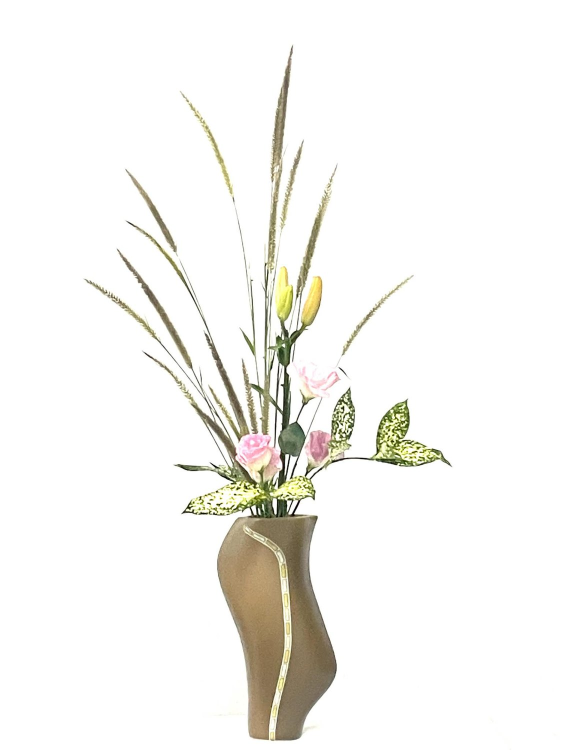
#> input picture assets/flower-grass.jpg, 1125 x 1500 px (shown at 1/2 size)
$ python -i prepare_assets.py   (imports and definitions only)
#> lines starting #> are read from the running program, lines starting #| are printed output that depends on the picture; after the words box and inside, x2 and y2 are one past the last pixel; in counts of white or black regions, pixels touching at a corner belong together
# -*- coding: utf-8 -*-
"""Prepare web images: resize travel photos, knock out studio-white ikebana backgrounds."""
from collections import deque
from pathlib import Path

import numpy as np
from PIL import Image, ImageFilter

ROOT = Path(r"c:\Users\jimmy\OneDrive\Desktop\ling")
OUT = ROOT / "site" / "assets"
# [1 line not run here, left out]

KNOCKOUT = {
    "花.jfif": "flower-grass.png",
    "花1.jfif": "flower-celosia.png",
    "夏至風動.jpg": "flower-summer.png",
    "S__127606789_0.jpg": "flower-arc.png",
    "S__127606790_0.jpg": "flower-purple.png",
    "S__127606792_0.jpg": "flower-pair.png",
    "S__127606793_0.jpg": "flower-fern.png",
    "S__127606794_0.jpg": "flower-gloriosa.png",
    "S__127606796_0.jpg": "flower-amaranth.png",
    "494039927_9699584523465071_3509318905873663089_n.jpg": "flower-iris.png",
}

PHOTOS = {
    "新年.jpg": "flower-newyear.jpg",
    "S__127606791_0.jpg": "flower-bird.jpg",
    "S__127606795_0.jpg": "flower-tropic.jpg",
    "S__229318670.jpg": "flower-field.jpg",
    "簡玲照片.jpg": "travel-boat.jpg",
    "20230917_222418+0800-669949_0.jpg": "travel-tea.jpg",
    "36937371_2199282186752754_7288049516895272960_n_0.jpg": "travel-cliff.jpg",
    "75366345_2643233965764048_2966974965833793536_n_0.jpg": "travel-stone.jpg",
    "UNADJUSTEDNONRAW_thumb_1e1d.jpg": "travel-sea.jpg",
}


# [7 lines left out: function limit, not called in this run]


def _bg_color(rgb):
    h, w, _ = rgb.shape
    border = np.concatenate([rgb[0], rgb[-1], rgb[:, 0], rgb[:, -1]], axis=0).astype(np.int16)
    lum = border.mean(axis=1)
    sat = border.max(axis=1) - border.min(axis=1)
    sample = border[(lum > np.percentile(lum, 65)) & (sat < 28)]
    if len(sample) < 20:
        sample = border
    return np.median(sample, axis=0)


def _flood(near):
    h, w = near.shape
    mask = np.zeros((h, w), dtype=np.uint8)
    q = deque()

    def push(y, x):
        if 0 <= y < h and 0 <= x < w and mask[y, x] == 0 and near[y, x]:
            mask[y, x] = 1
            q.append((y, x))

    for x in range(w):
        push(0, x)
        push(h - 1, x)
    for y in range(h):
        push(y, 0)
        push(y, w - 1)
    while q:
        y, x = q.popleft()
        push(y - 1, x)
        push(y + 1, x)
        push(y, x - 1)
        push(y, x + 1)
    return mask


def knockout(im, hard=10, punch_holes=False):
    rgb = np.asarray(im).astype(np.int16)
    h, w, _ = rgb.shape
    bg = _bg_color(rgb)
    delta = np.abs(rgb - bg).max(axis=2)
    sat = rgb.max(axis=2) - rgb.min(axis=2)
    near = (delta <= hard) & (sat <= 16)
    mask = _flood(near)
    if punch_holes:
        mask[(delta <= hard - 2) & (sat <= 14)] = 1

    alpha = np.full((h, w), 255, np.uint8)
    alpha[mask == 1] = 0
    # Nibble only the pale fringe that touches the removed background.
    zero = Image.fromarray(np.where(alpha == 0, 255, 0).astype(np.uint8), "L")
    touch = np.asarray(zero.filter(ImageFilter.MaxFilter(3))) > 0
    lum = rgb.mean(axis=2)
    fringe = touch & (alpha > 0) & (sat <= 18) & ((lum >= 236) | (delta <= hard + 6))
    alpha[fringe] = 0
    alpha_im = Image.fromarray(alpha, "L").filter(ImageFilter.GaussianBlur(radius=0.45))
    rgba = im.convert("RGBA")
    rgba.putalpha(alpha_im)
    ys, xs = np.where(np.asarray(alpha_im) > 18)
    if len(xs) == 0:
        return rgba
    pad = 24
    box = (
        max(0, int(xs.min()) - pad),
        max(0, int(ys.min()) - pad),
        min(w, int(xs.max()) + pad),
        min(h, int(ys.max()) + pad),
    )
    return rgba.crop(box)


# [60 lines left out: functions cut_portrait, main, not called in this run]


# [2 lines not run here, left out]

>>> from PIL import Image
>>> picture = Image.open('assets/flower-grass.jpg')
#> picture is the input picture: PIL image 1125x1500 RGB; mean R, G, B 245, 244, 240.4
>>> result = knockout(picture)
#> in _bg_color, `lum = border.mean(axis=1)`: lum = 5250 values, max 255 at index 0, min 245.3 at index 2145, mean 255
#> in _bg_color, `sat = border.max(axis=1) - border.min(axis=1)`: sat = 5250 values, max 2 at index 2141, min 0 at index 0, mean 0.00305
#> in _bg_color, `sample = border[(lum > np.percentile(lum, 65)) & (sat < 28)]`: sample = empty array
#> in knockout, `bg = _bg_color(rgb)`: bg = [255, 255, 255]
#> in knockout, `delta = np.abs(rgb - bg).max(axis=2)`:
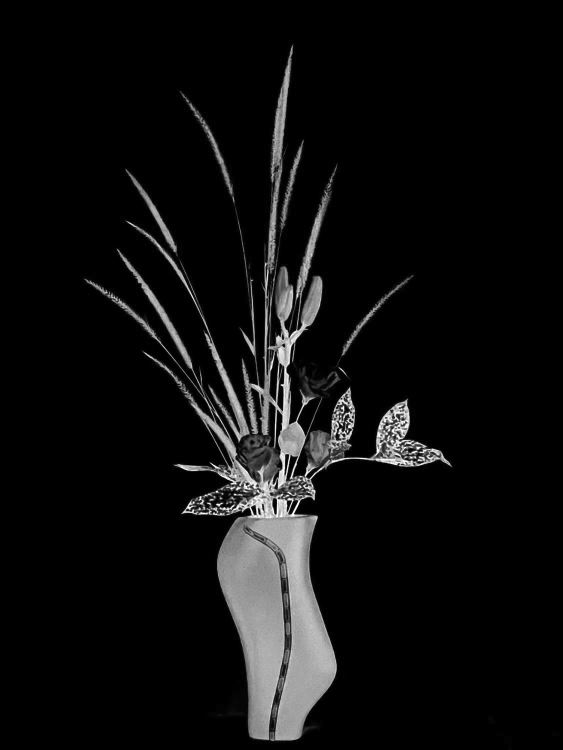
#> delta: shape (1500, 1125) float64 (shown at 1/2 size); min 0, max 255, mean 14.7
#> in knockout, `sat = rgb.max(axis=2) - rgb.min(axis=2)`:
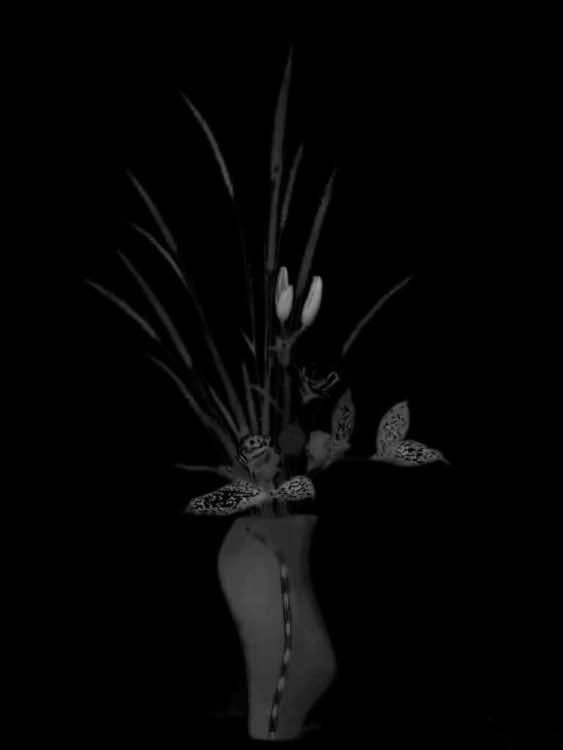
#> sat: shape (1500, 1125) int16 (shown at 1/2 size); min 0, max 158, mean 4.9
#> in knockout, `near = (delta <= hard) & (sat <= 16)`:
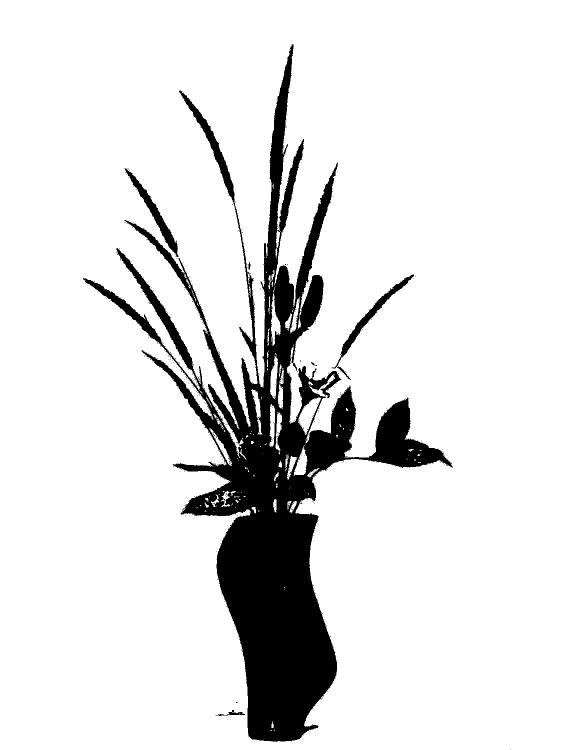
#> near: shape (1500, 1125) bool (shown at 1/2 size); 88.4% white; 408 black regions (401 under 20 px), largest, box (x1, y1, x2, y2) and area: (166, 88, 905, 1484) 190114, (250, 337, 357, 514) 2706, (663, 549, 828, 737) 2668
#> in knockout, `mask = _flood(near)`: mask: shape (1500, 1125); values 0 (black) and 1 (white), 87.7% white; 322 black regions (315 under 20 px), largest, box (x1, y1, x2, y2) and area: (166, 88, 905, 1484) 201203, (250, 337, 357, 514) 2707, (663, 549, 828, 737) 2671
#> in knockout, `touch = np.asarray(zero.filter(ImageFilter.MaxFilter(3))) > 0`: touch: shape (1500, 1125) bool; 88.8% white; 80 black regions (70 under 20 px), largest, box (x1, y1, x2, y2) and area: (255, 91, 903, 1482) 174250, (234, 498, 386, 741) 3371, (360, 182, 468, 403) 2570
#> in knockout, `lum = rgb.mean(axis=2)`:
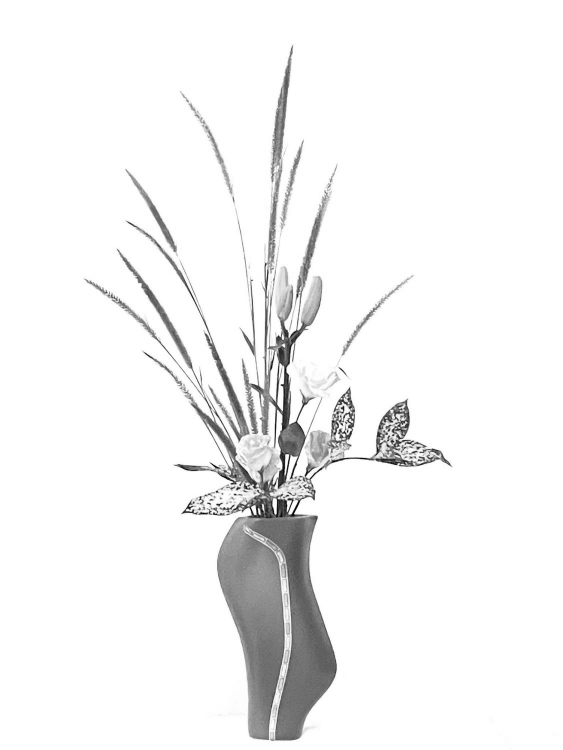
#> lum: shape (1500, 1125) float64 (shown at 1/2 size); min 0, max 255, mean 243.1
#> in knockout, `fringe = touch & (alpha > 0) & (sat <= 18) & ((lum >= 236) | (delta <=..`:
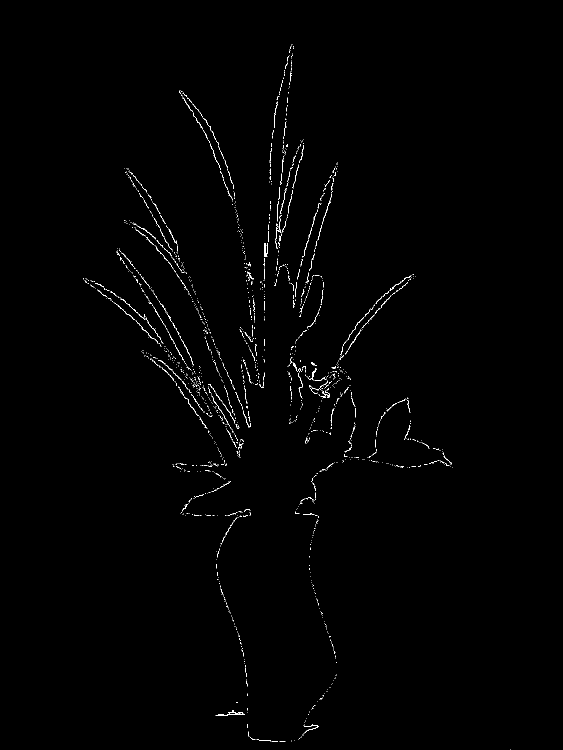
#> fringe: shape (1500, 1125) bool (shown at 1/2 size); 0.62% white in thin lines or dots, all inside (x1, y1, x2, y2) = (166, 88, 1021, 1500)
#> in knockout, `alpha_im = Image.fromarray(alpha, "L").filter(ImageFilter.GaussianBlur..`:
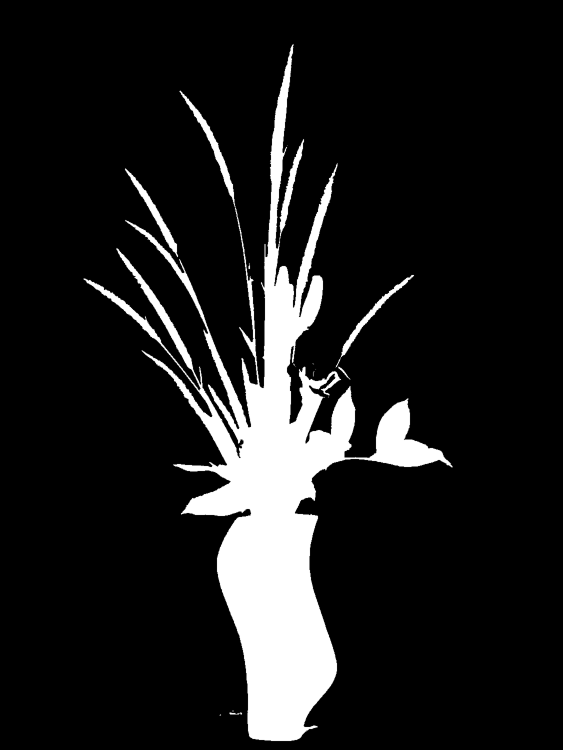
#> alpha_im: PIL image 1125x1500 L (shown at 1/2 size); min 0, max 255, mean 29.8
#> in knockout, `box = ( max(0, int(xs.min()) - pad), max(0, int(ys.min()) - pad), min(..`: box = (142, 63, 929, 1500)
#> in knockout, `return rgba.crop(box)`:
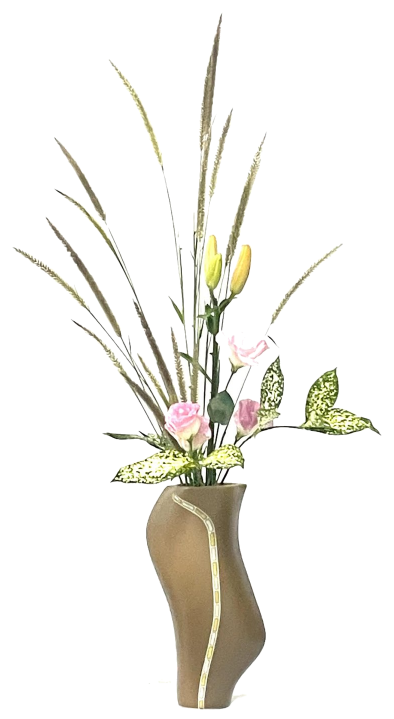
#> returned value: PIL image 787x1437 RGBA (shown at 1/2 size); mean R, G, B, A 240.1, 238.6, 233.2, 44.4; transparent parts drawn white

$ run again, on assets/flower-tropic.jpg
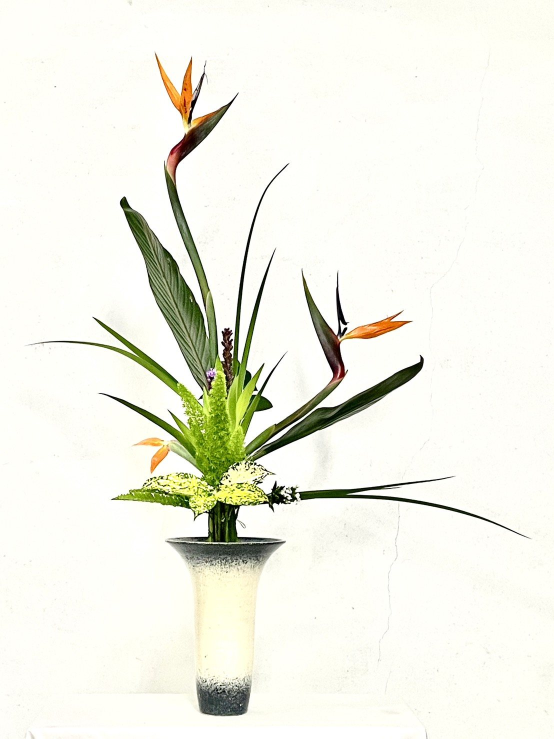
#> input picture assets/flower-tropic.jpg, 1108 x 1477 px (shown at 1/2 size)
#> picture is the input picture: PIL image 1108x1477 RGB; mean R, G, B 240.3, 240.9, 229.5
#> in _bg_color, `lum = border.mean(axis=1)`: lum = 5170 values, max 255 at index 1188, min 173 at index 1961, mean 251.3
#> in _bg_color, `sat = border.max(axis=1) - border.min(axis=1)`: sat = 5170 values, max 16 at index 254, min 0 at index 1188, mean 7.2
#> sample = 760 rows, first 8: [255, 255, 250], [255, 254, 250], [255, 254, 250], [255, 254, 250], [255, 254, 250], [255, 254, 250], [255, 254, 250], [255, 254, 252]
#> bg = [255, 255, 255]
#> in knockout, `near = (delta <= hard) & (sat <= 16)`:
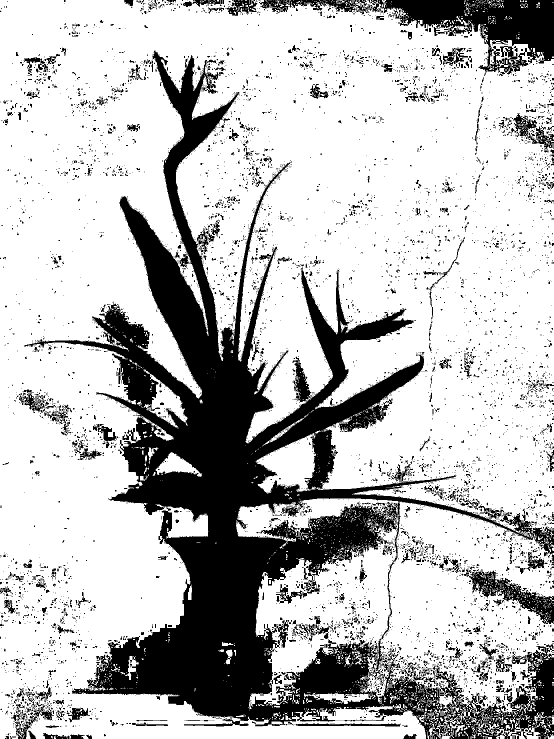
#> near: shape (1477, 1108) bool (shown at 1/2 size); 74.4% white; 6897 black regions (6338 under 20 px), largest, box (x1, y1, x2, y2) and area: (48, 101, 1108, 1477) 317211, (737, 0, 1108, 152) 25000, (928, 1138, 1108, 1248) 5532
#> mask: shape (1477, 1108); values 0 (black) and 1 (white), 71.9% white; 6732 black regions (6178 under 20 px), largest, box (x1, y1, x2, y2) and area: (48, 101, 1108, 1477) 351599, (737, 0, 1108, 152) 28632, (928, 1138, 1108, 1248) 6380
#> touch: shape (1477, 1108) bool; 77.5% white; 1299 black regions (1162 under 20 px), largest, box (x1, y1, x2, y2) and area: (75, 105, 1108, 1477) 315681, (756, 0, 1108, 144) 26388, (942, 1144, 1108, 1247) 5164
#> fringe: shape (1477, 1108) bool; 5% white in thin lines or dots
#> in knockout, `alpha_im = Image.fromarray(alpha, "L").filter(ImageFilter.GaussianBlur..`:
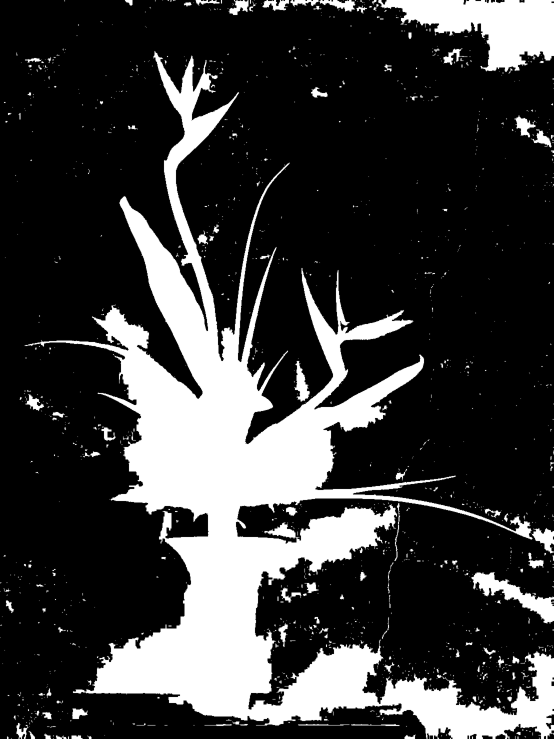
#> alpha_im: PIL image 1108x1477 L (shown at 1/2 size); min 0, max 255, mean 58.8
#> box = (0, 0, 1108, 1477)

$ run again, on assets/flower-amaranth.jpg
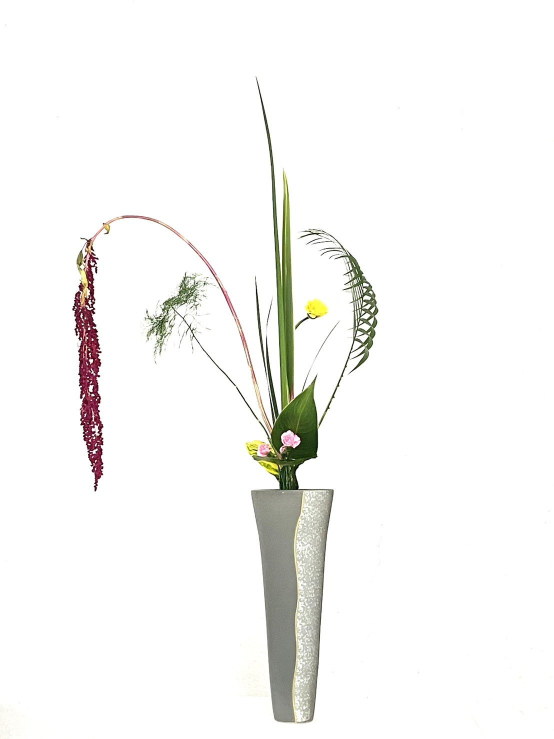
#> input picture assets/flower-amaranth.jpg, 1108 x 1477 px (shown at 1/2 size)
#> picture is the input picture: PIL image 1108x1477 RGB; mean R, G, B 246.1, 245.8, 244.1
#> in _bg_color, `lum = border.mean(axis=1)`: lum = 5170 values, max 255 at index 0, min 236.3 at index 3687, mean 254.8
#> in _bg_color, `sat = border.max(axis=1) - border.min(axis=1)`: sat = 5170 values, max 13 at index 3686, min 0 at index 0, mean 0.247
#> sample = empty array
#> bg = [255, 255, 255]
#> near: shape (1477, 1108) bool; 91.5% white; 762 black regions (751 under 20 px), largest, box (x1, y1, x2, y2) and area: (144, 152, 760, 1450) 135744, (483, 1342, 540, 1394) 1166, (0, 1413, 25, 1477) 756
#> mask: shape (1477, 1108); values 0 (black) and 1 (white), 90.4% white; 631 black regions (622 under 20 px), largest, box (x1, y1, x2, y2) and area: (144, 152, 760, 1450) 154213, (483, 1342, 540, 1394) 1225, (0, 1413, 25, 1477) 867
#> touch: shape (1477, 1108) bool; 91.3% white; 59 black regions (54 under 20 px), largest, box (x1, y1, x2, y2) and area: (145, 174, 758, 1448) 140659, (495, 1348, 538, 1393) 686, (0, 1415, 23, 1477) 582, (493, 1344, 502, 1359) 33, (524, 1370, 530, 1376) 20
#> fringe: shape (1477, 1108) bool; 0.49% white in thin lines or dots
#> in knockout, `alpha_im = Image.fromarray(alpha, "L").filter(ImageFilter.GaussianBlur..`:
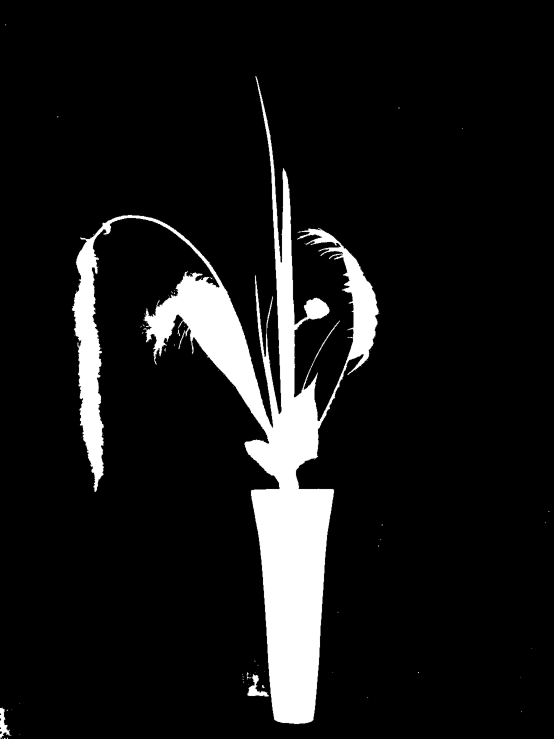
#> alpha_im: PIL image 1108x1477 L (shown at 1/2 size); min 0, max 255, mean 23.3
#> box = (0, 23, 1108, 1477)
#> in knockout, `return rgba.crop(box)`:
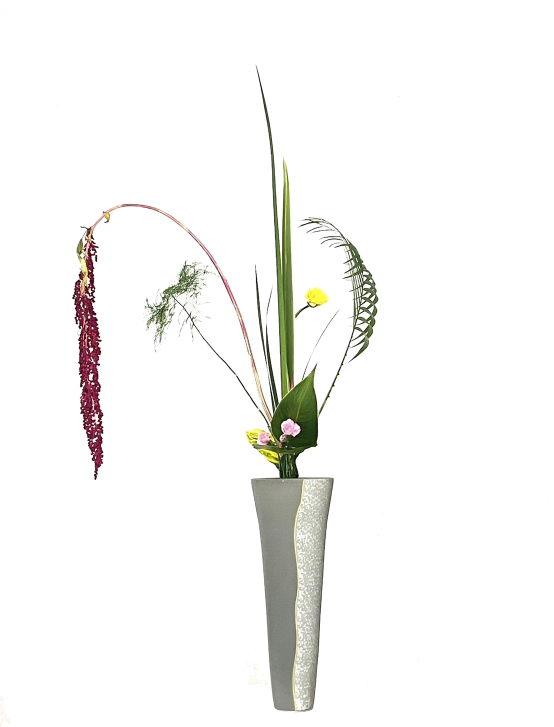
#> returned value: PIL image 1108x1454 RGBA (shown at 1/2 size); mean R, G, B, A 246, 245.7, 243.9, 23.7; transparent parts drawn white
